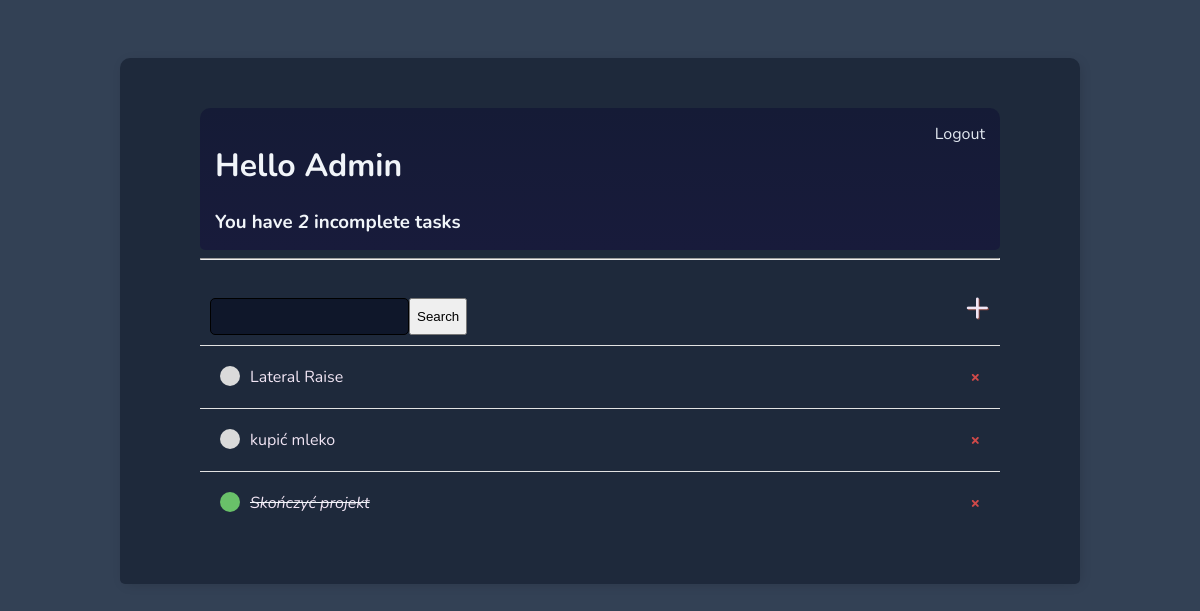
Page / (signed in) on the earlier database version.
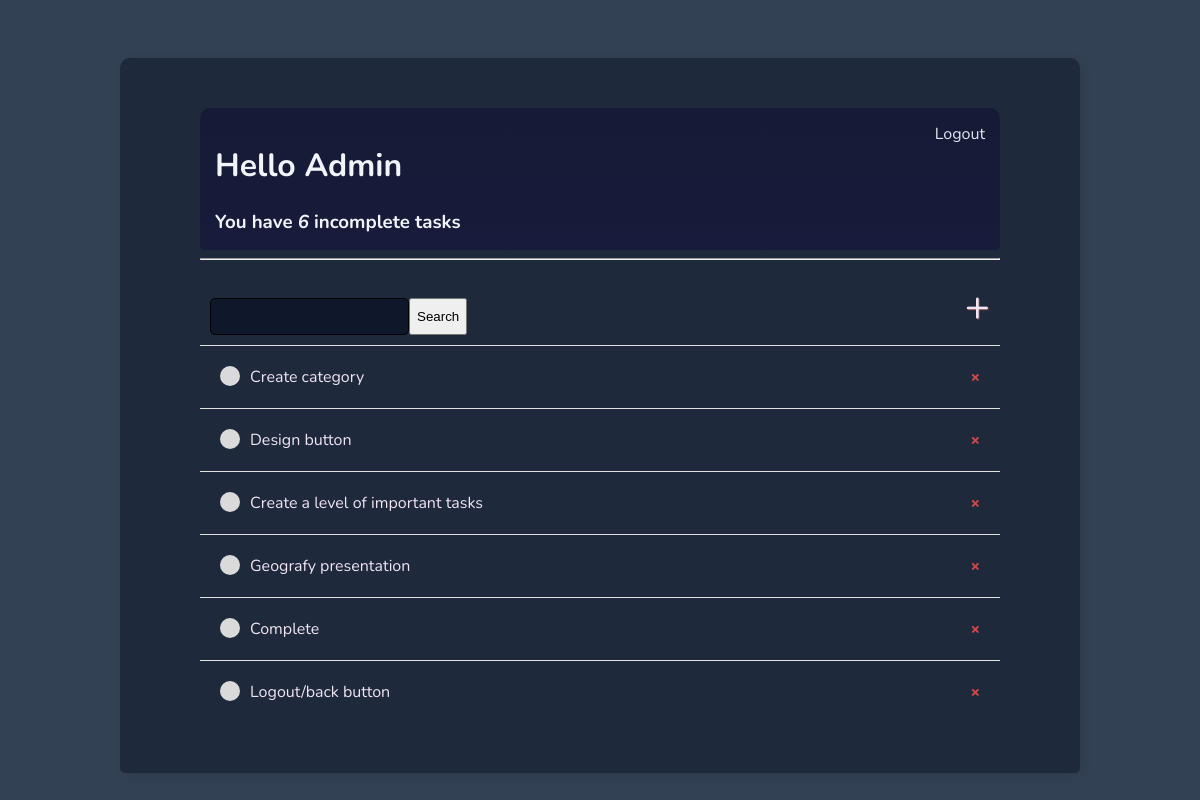
Same page on the later database version.
### base/models.py (models this page shows)
class Task(models.Model):
    user = models.ForeignKey(User, on_delete=models.CASCADE, null=True, blank=True)
    title = models.CharField(max_length=200)
    description = models.TextField(null=True, blank=True)
    complete = models.BooleanField(default=False)
    create = models.DateTimeField(auto_now_add=True)
    def __str__(self):
        return self.title
    class Meta:
        ordering = ['complete']

### base/views.py (the view)
# urls.py: path('', TaskList.as_view(), name='tasks'),
class TaskList(LoginRequiredMixin ,ListView):
    model = Task
    context_object_name = 'tasks'
    def get_context_data(self, **kwargs):
        context = super().get_context_data(**kwargs)
        context['tasks'] = context['tasks'].filter(user=self.request.user)
        context['count'] = context['tasks'].filter(complete=False).count()
        search_input = self.request.GET.get('search-area') or ''
        if search_input:
            context['tasks'] = context['tasks'].filter(
                title__icontains=search_input)
        context['search_input'] = search_input
        return context

### base/templates/base/task_list.html
{% extends 'base/main.html' %}
{% block content %}
<div class='header-bar'>
    <div>
        <h1>Hello {{request.user|title}}</h1>
        <h3 style='margin:0'>You have <i>{{count}}</i> incomplete task{{ count|pluralize:'s' }}</h3>
    </div>
    {% if request.user.is_authenticated %}
    <br>
    <a href="{% url 'logout' %}">Logout</a>
    {% else %}
    <a href="{% url 'login' %}">Login</a>
    {% endif %}
</div>
<hr>
<div id="search-add-wrapper">
    <form method="GET" style="margin-top: 20px; display: flex;">
        <input type="text" name="search-area" value="{{search_input}}">
        <input class="button" type="submit" value="Search">
    </form>
    <a id="add-link" href="{% url 'task-create' %}">&#x2b;</a>
</div>
<div class="task-item-wrapper">
    {% for task in tasks %}
        <div class="task-wrapper">
            {% if task.complete %}
            <div class="task-title">
                <div class="task-complete-icon"></div>
                <i><s><a href="{% url 'task-update' task.id %}"  style="text-decoration:none">{{task}}</a></s></i>
            </div>
            <a class="delete-link" href="{% url 'task-delete' task.id %}"  style="text-decoration:none">&#215;</a>
            {% else %}
            <div class="task-title">
                <div class="task-incomplete-icon"></div>
                <a href="{% url 'task-update' task.id %}"  style="text-decoration:none">{{task}}</a>
            </div>
            <a class="delete-link" href="{% url 'task-delete' task.id %}"  style="text-decoration:none">&#215;</a>
            {% endif %}
        </div>
    {% empty %}
    <h3>No items in list</h3>
    {% endfor %}
</div>
{% endblock content %}

### base/templates/base/main.html (shortened to what this page needs)
<!doctype html>
<html lang="en">
<head>
</head>
<body>
    <div class='container'>
        {% block content %}
        {% endblock content  %}
    </div>
</body>
</html>

### base/templates/base/main.html (style rules this page uses)
body { background-color: #334155; color: #f1f5f9; font-family: 'Nunito', sans-serif; padding-top: 50px; }
h1, h2, h3, h4, h5, h6, { font-family: 'Raleway', sans-serif; }
a,p { color: #f1e5f4; }
.container { max-width: 800px; max-height: 900px; margin: auto; background-color: #1e293b; -webkit-box-shadow: 2px 2px 13px -4px rgba(0, 0, 0, 0.21); box-shadow: 2px 2px 13px -4px rgba(0, 0, 0, 0.21); padding-top: 50px; padding-right: 80px; padding-bottom: 50px; padding-left: 80px; border-radius: 10px 10px 5px 5px; }
.header-bar { display: flex; background: linear-gradient(#151b36, #181b3b); justify-content: space-between; color: #f1f5f9; padding: 15px; border-radius: 10px 10px 5px 5px; }
.header-bar a { color : #e2e8f0; text-decoration: none; padding-left: auto; }
.task-wrapper { display: flex; align-items: center; justify-content: space-between; padding: 20px; background-color: ; border-top: 1px solid rgb(226, 226, 226); }
.task-title { display: flex; }
.task-title a { text-decoration: none; color:; margin-left: 10px; }
.task-incomplete-icon { height: 20px; width: 20px; background-color: rgb(218, 218, 218); border-radius: 50%; }
.delete-link { text-decoration: none; font-weight: 900; color: #cf4949; font-size: 22-px; line-height: 0; }
#search-add-wrapper { display: flex; justify-content: space-between; align-items: center; padding: 10px; }
#add-link { color: ; text-decoration: none; font-size: 42px; text-shadow: 1px 1px #81413b; }
input[type=text], input[type=password], textarea { border: 1px solid #000000; border-radius: 5px; padding: 10px; width: 90%; background-color: #0f172a; color: #f1f5f9; }

Differences in the rows shown:
removed Task: title "Lateral Raise"
removed Task: title "kupić mleko"
removed Task: title "Skończyć projekt"
added Task: title "Create category"
added Task: title "Design button"
added Task: title "Create a level of important tasks"
added Task: title "Geografy presentation"
added Task: title "Complete"
added Task: title "Logout/back button"
Other differences:
{{ count }}: "2" → "6"
